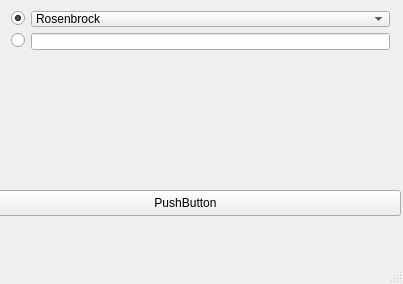
<?xml version="1.0" encoding="UTF-8"?>
<ui version="4.0">
 <class>MainWindow</class>
 <widget class="QMainWindow" name="MainWindow">
  <property name="geometry">
   <rect>
    <x>0</x>
    <y>0</y>
    <width>403</width>
    <height>284</height>
   </rect>
  </property>
  <property name="windowTitle">
   <string>MainWindow</string>
  </property>
  <widget class="QWidget" name="centralWidget">
   <widget class="QWidget" name="verticalLayoutWidget">
    <property name="geometry">
     <rect>
      <x>0</x>
      <y>0</y>
      <width>401</width>
      <height>61</height>
     </rect>
    </property>
    <layout class="QVBoxLayout" name="verticalLayout" stretch="0">
     <property name="sizeConstraint">
      <enum>QLayout::SetDefaultConstraint</enum>
     </property>
     <item>
      <layout class="QFormLayout" name="formLayout">
       <item row="0" column="1">
        <widget class="QComboBox" name="comboBox">
         <item>
          <property name="text">
           <string>Rosenbrock</string>
          </property>
         </item>
         <item>
          <property name="text">
           <string>Polynomial</string>
          </property>
         </item>
        </widget>
       </item>
       <item row="1" column="1">
        <widget class="QLineEdit" name="lineEdit"/>
       </item>
       <item row="0" column="0">
        <widget class="QRadioButton" name="radioButton">
         <property name="text">
          <string/>
         </property>
         <property name="checked">
          <bool>true</bool>
         </property>
        </widget>
       </item>
       <item row="1" column="0">
        <widget class="QRadioButton" name="radioButton_2">
         <property name="text">
          <string/>
         </property>
        </widget>
       </item>
      </layout>
     </item>
    </layout>
   </widget>
   <widget class="QPushButton" name="pushButton">
    <property name="geometry">
     <rect>
      <x>-30</x>
      <y>190</y>
      <width>431</width>
      <height>26</height>
     </rect>
    </property>
    <property name="text">
     <string>PushButton</string>
    </property>
   </widget>
  </widget>
  <widget class="QMenuBar" name="menuBar">
   <property name="geometry">
    <rect>
     <x>0</x>
     <y>0</y>
     <width>403</width>
     <height>25</height>
    </rect>
   </property>
  </widget>
  <widget class="QStatusBar" name="statusBar"/>
 </widget>
 <layoutdefault spacing="6" margin="11"/>
 <resources/>
 <connections/>
</ui>
